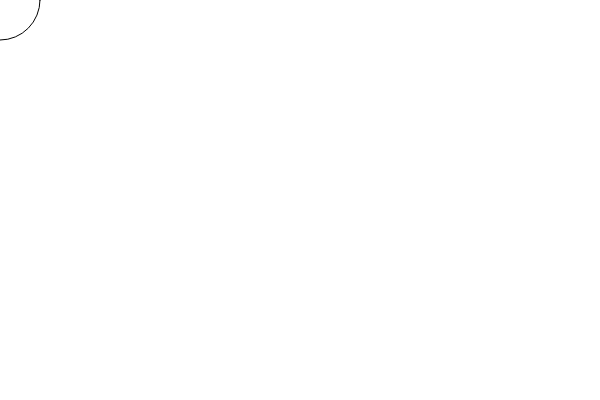
Frame 1 (no input)
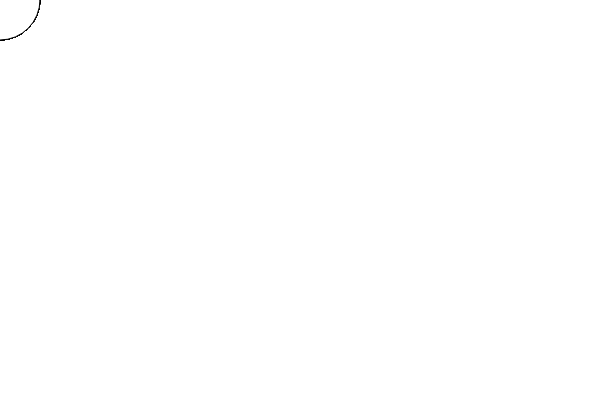
Frame 60 (no input)
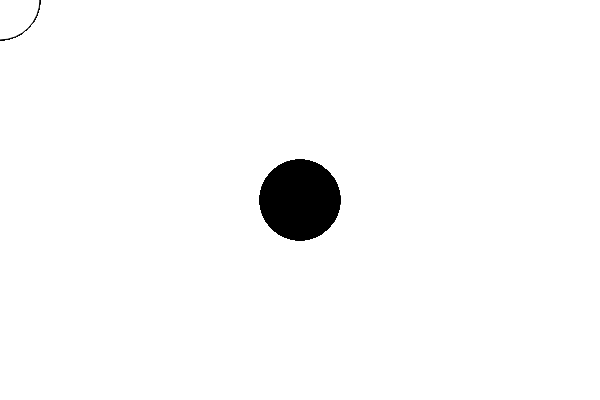
Frame 120 (the mouse pressed at the canvas centre since frame 60)

The p5.js sketch that drew these frames (run headless with seeded random() and noise() and a simulated clock; from frame 60 on, the mouse is pressed at the canvas centre):

// p5.js sketch
// ── sketch.js
function setup() {
  createCanvas(600, 400);
}

function draw() {
  if (mouseIsPressed){
  fill(0);
  } else {
  fill(255); 
  }
  ellipse(mouseX,mouseY,80,80);
}
